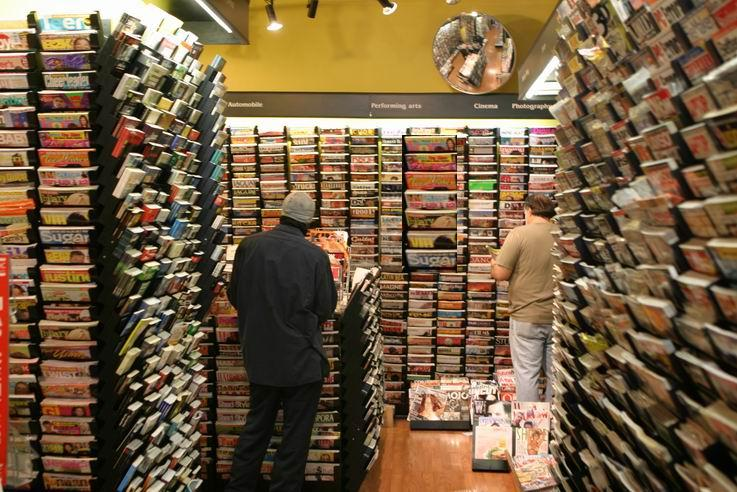
#> input picture MICC-F220/Tampered/CRW_4853tamp1.jpg, 737 x 492 px, given as the content of the folder ./even_imgs, which was not available
$ jupyter execute --allow-errors FinalProject.ipynb   (shell and % lines are left out)   (text cells are left out)
#> lines starting #> are read from the running program, lines starting #| are printed output that depends on the picture; pictures that were not available may be replaced by others from this repository, and a replacement may not be noted
[cell 1]
#Insert image
from google.colab import files
Image = files.upload()
#> the answer given: CRW_4853tamp1.jpg

[cell 2]
#Code to get frequency of first digit nunbers from DCT
data_freq = []
#> (the rest of this cell did not finish here and is left out)

#> (a cell that did not finish here is left out)

#> (a cell that did not finish here is left out)

#> (a cell that did not finish here is left out)

#> (a cell that did not finish here is left out)

[cell 7]
from google.colab import files
import math
from PIL import Image
import numpy as np
import pandas as pd
import cv2 as cv2
from google.colab.patches import cv2_imshow
from skimage import io
import glob
from tqdm import tqdm
from skimage import data, io, filters
import matplotlib.pyplot as plt
from sklearn.metrics import confusion_matrix
from sklearn.metrics import plot_confusion_matrix
from sklearn.metrics import accuracy_score
from sklearn.metrics import classification_report
from imblearn import under_sampling, over_sampling
from imblearn.over_sampling import SMOTE
import sklearn.metrics as metrics
from sklearn.tree import DecisionTreeClassifier
import shutil
import os
from sklearn.model_selection import train_test_split

[cell 8]
#Benford's Law histogram
x = np.arange(1, 10)
benford = np.log10(1 + 1 / x)
plt.figure(figsize=(10,5))
plt.bar(x, benford)
plt.title("Benford's Law Distribution")
plt.xlabel('First digit')
plt.ylabel('Probability')
plt.show()
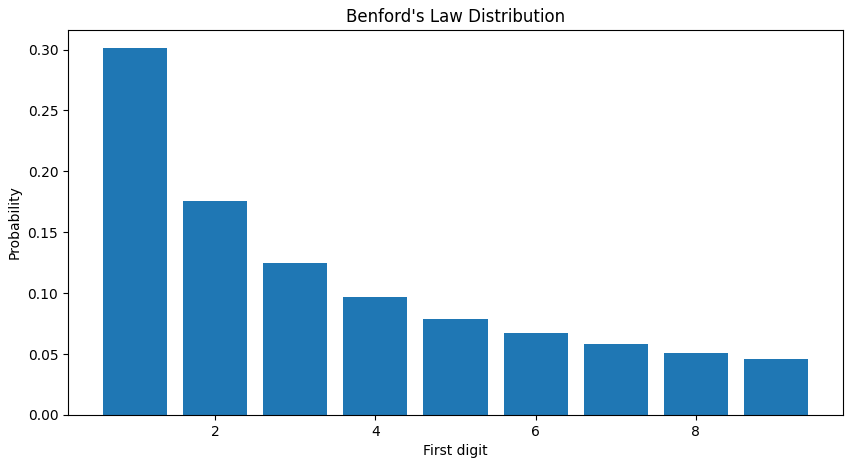
#> figure drawn by matplotlib, 1 panel; tallest bar 0.301 high, from x = 0.6 to 1.4
plt.close()

[cell 9]
#Benford's Law with a linear histogram
plt.figure(figsize=(10,5))
plt.plot(x, benford)
plt.title("Benford's Law Distribution")
plt.xlabel('First digit')
plt.ylabel('Probability')
plt.show()
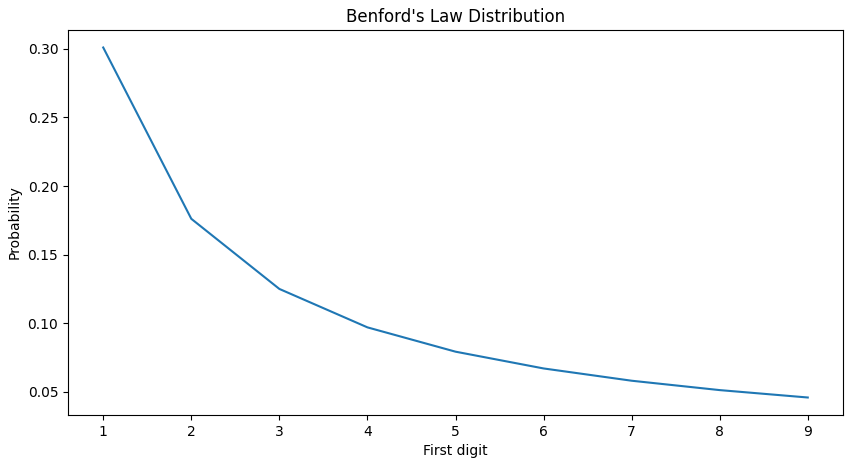
#> figure drawn by matplotlib, 1 panel
plt.close()

[cell 10]
def compute_first_digits(img, normalise=False, debug_dct=False):
    if isinstance(img, str):
        img = cv2.imread(img, cv2.IMREAD_GRAYSCALE)

    if len(img.shape) == 3 :
        img = cv2.cvtColor(img, cv2.COLOR_BGR2GRAY)

    if normalise:
        norm = cv2.normalize(img, np.zeros(img.shape), 0, 255, cv2.NORM_MINMAX)


    dct = cv2.dct(np.float32(img) / 255.0)
    dct = np.abs(dct)  # Take abs values
    if debug_dct:
        print(dct)

    min_val = dct.min()
    if min_val < 1:
        dct = np.power(10, -np.floor(np.log10(min_val)) + 1) * dct  # Scale all up to remove leading 0.00s

    if not (dct >= 1.0).all():
        raise ValueError("Error")

    digits = np.log10(dct).astype(int).astype('float32')
    first_digits = dct / np.power(10, digits)
    first_digits[(first_digits < 1.0) & (first_digits > 0.9)] = 1  # Handle edge case.
    first_digits = first_digits.astype(int)

    if not (first_digits >= 1).all() and (first_digits <= 9).all():
        raise ValueError("Error")

    return first_digits


def compute_first_digits_counts(img, normalise=False):
    first_digits = compute_first_digits(img, normalise=normalise)
    unq, counts = np.unique(first_digits, return_counts=True)
    return unq, counts

[cell 11]
#Unmount google drive
from google.colab import drive
drive.mount('/content/gdrive')

[cell 12]
#Import authentic images

[cell 13]
#Create list of images
authentic_img = []
for root, subdirs, files in os.walk("."):
  for file in files:
     if file.endswith("jpg"):
         authentic_img.append(os.path.join(root, file))

[cell 14]
#Create list of the Authentic images
authentic_img2 = [img.lstrip("./") for img in authentic_img if img.startswith("./Authentic")]

[cell 15]
img_even = []
for root, subdirs, files in os.walk("./even_imgs"):
  for file in files:
     if file.endswith("jpg"):
         img_even.append(os.path.join(root, file))

[cell 16]
#Function if image has even dimensions
from PIL import Image
import os.path
def is_img_even(file_img):
  img = Image.open(file_img)
  size = img.size
  if size[0] % 2 == 0  and size[1] % 2 == 0:
  #print("Image is even", size)
    return True
  else:
  #print("Image is odd", size)
    return False

[cell 17]
#Create folder with all even authentic images

[cell 18]
#Import even authentic images into new folder
import shutil
for img in authentic_img2:
  if is_img_even(img):
    shutil.copy(img, "./even_imgs/"+os.path.basename(img))

[cell 19]
#Create authentic dataframe with image, and the frequency of first digits
c = 0
data_freq = []
for i in img_even:

  fct = compute_first_digits(i, normalise=True, debug_dct=False)
#> in compute_first_digits, `img = cv2.imread(img, cv2.IMREAD_GRAYSCALE)`:
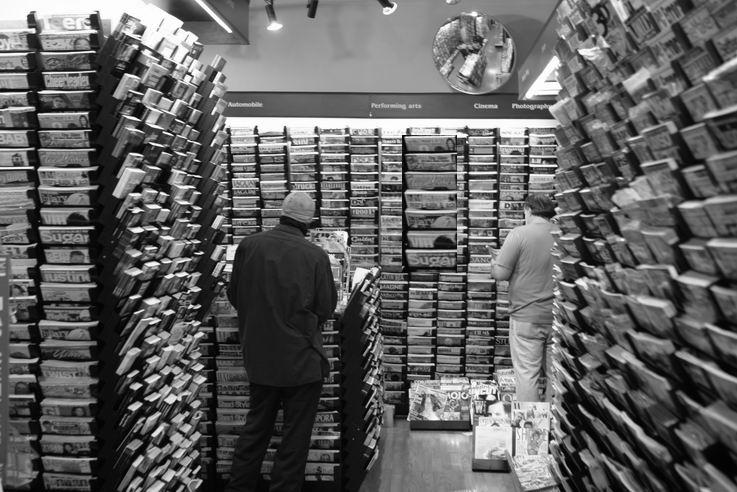
#> img: shape (492, 737); min 0, max 255, mean 97.1
#> in compute_first_digits, `min_val = dct.min()`: min_val = 1.18e-09
#> in compute_first_digits, `digits = np.log10(dct).astype(int).astype('float32')`:
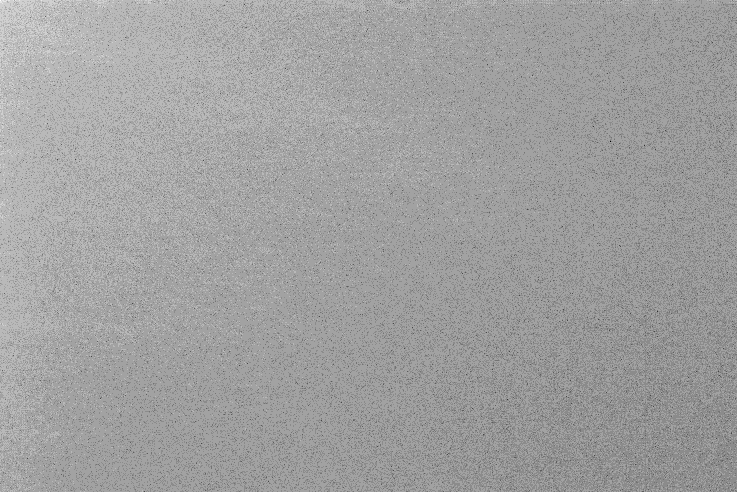
#> digits: shape (492, 737) float32; min 1, max 12, mean 7.91; drawn with min black and max white
#> in compute_first_digits, `first_digits = dct / np.power(10, digits)`:
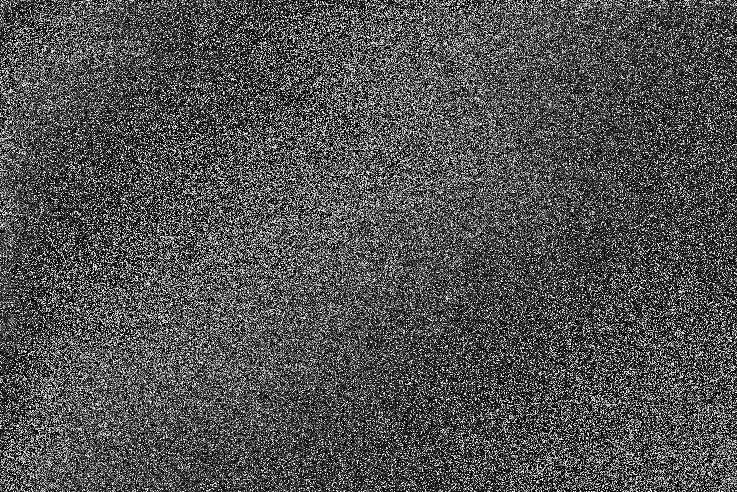
#> first_digits: shape (492, 737) float32; min 1, max 10, mean 3.88; drawn with min black and max white
  com = fct.reshape(fct.shape[0]*fct.shape[1],).tolist()
#> com = 362604 items
  freq = {}
  for item in com:
    if (item in freq):
      freq[item] += 1
    else:
      freq[item] = 1
#> this loop made 362604 passes
#> item on passes 1 to 3: 2, 9, 1
#> after the loop, freq = 9 items
  freq['Img']= i
  data_freq.append(freq)
df = pd.DataFrame(data_freq)
#> df = table of 1 rows and 10 columns

[cell 20]
df['Tampered?']= "No"

[cell 21]
df
#> Out = table of 1 rows and 11 columns

[cell 22]
#Import tampered images

[cell 23]
#Create list of images
tampered_img = []
for root, subdirs, files in os.walk("."):
  for file in files:
     if file.endswith(".jpg"):
         tampered_img.append(os.path.join(root, file))

[cell 24]
#Create list of the Tampered images
tampered_img2 = [img.lstrip("./") for img in tampered_img if img.startswith("./Tampered")]

[cell 25]
#
img_even_tampered = []
for root, subdirs, files in os.walk("./even_imgs_tampered"):
  for file in files:
     if file.endswith("jpg"):
         img_even_tampered.append(os.path.join(root, file))

[cell 26]
#Create folder with all even tampered images

[cell 27]
#Import even tampered images into
import shutil
for img in tampered_img2:
  if is_img_even(img):
    shutil.copy(img, "./even_imgs_tampered/"+os.path.basename(img))

[cell 28]
#Create tampered dataframe with image, and the frequency of first digits
c = 0
data_freq = []
for i in img_even_tampered:

  fct = compute_first_digits(i, normalise=True, debug_dct=False)
  com = fct.reshape(fct.shape[0]*fct.shape[1],).tolist()
  freq = {}
  for item in com:
    if (item in freq):
      freq[item] += 1
    else:
      freq[item] = 1
  freq['Img']= i
  data_freq.append(freq)
df2 = pd.DataFrame(data_freq)
#> df2 = table of 1 rows and 10 columns

[cell 29]
df2['Tampered?']= "Yes"

[cell 30]
df2
#> Out = table of 1 rows and 11 columns

[cell 31]
#Combine authentic and tampered dataframe
final = pd.concat([df, df2])
#> final = table of 2 rows and 11 columns

[cell 32]
#Create ID fro each image in dataframe
ids = []
for i in range(len(final)):
  ids.append("IMG"+str((i+1)))
#> this loop made 2 passes
#> after the loop, ids = ['IMG1', 'IMG2']

final['ID'] = ids

[cell 33]
#Reorganize columns
final = final[['ID','Img','Tampered?',1,2,3,4,5,6,7,8,9]]
#> final = table of 2 rows and 12 columns

[cell 34]
final
#> Out = table of 2 rows and 12 columns

[cell 35]
final.head(10)
#> Out = table of 2 rows and 12 columns

[cell 36]
from google.colab import files

final.to_csv('img_df.csv')
files.download('img_df.csv')

[cell 37]
final.info()
#| <class 'pandas.core.frame.DataFrame'>
#| Index: 2 entries, 0 to 0
#| Data columns (total 12 columns):
#|  #   Column     Non-Null Count  Dtype
#| ---  ------     --------------  -----
#|  0   ID         2 non-null      object
#|  1   Img        2 non-null      object
#|  2   Tampered?  2 non-null      object
#|  3   1          2 non-null      int64
#|  4   2          2 non-null      int64
#|  5   3          2 non-null      int64
#|  6   4          2 non-null      int64
#> (further printed lines are left out)

[cell 38]
#Count how many images of each - Do i need SMOTE?
final['Tampered?'].value_counts()

[cell 39]
#Drop ID, and Img from dataframe
final_drop = final.drop(columns=['ID', 'Img'])
#> final_drop = table of 2 rows and 10 columns

[cell 40]
#Split numerical and categorical data into two dataframes
data_num=final_drop.drop(columns=['Tampered?'])
#> data_num = table of 2 rows and 9 columns
data_cat=final_drop.drop(columns=[1,2,3,4,5,6,7,8,9])
#> data_cat = table of 2 rows and 1 columns

[cell 41]
#Get dummies for Tampered? column
y_cat=pd.get_dummies(data_cat, drop_first=True)
#> y_cat = table of 2 rows and 1 columns

[cell 42]
df = pd.concat((data_num, y_cat),axis=1)
#> df = table of 2 rows and 10 columns

[cell 43]
df
#> Out = table of 2 rows and 10 columns

[cell 44]
#Define X
X=df.drop(columns=['Tampered?_Yes'])
#> X = table of 2 rows and 9 columns

[cell 45]
#Define target y
y=df['Tampered?_Yes']

[cell 46]
tree = DecisionTreeClassifier()

[cell 47]
#train test split
X_train, X_test, y_train, y_test = train_test_split(X,y,test_size=0.3,random_state=40)
#> X_train = table of 1 rows and 9 columns; X_test = table of 1 rows and 9 columns

[cell 48]
treemodel=tree.fit(X_train,y_train)

[cell 49]
y_pred = treemodel.predict(X_test)
#> y_pred = [False]

[cell 50]
accuracy_score(y_test, y_pred)
#> Out = 0

[cell 51]
print(classification_report(y_test, y_pred))
#|               precision    recall  f1-score   support
#|        False       0.00      0.00      0.00       0.0
#|         True       0.00      0.00      0.00       1.0
#|     accuracy                           0.00       1.0
#|    macro avg       0.00      0.00      0.00       1.0
#| weighted avg       0.00      0.00      0.00       1.0

[cell 52]
cnf_matrix = confusion_matrix(y_test,y_pred)
#> cnf_matrix = [[0, 0], [1, 0]]

[cell 53]
plot_confusion_matrix(tree,X_test, y_test)
#> (this line was passed over: sklearn is not available in this run)

[cell 54]
#ROC
probs = tree.predict_proba(X_test)
#> probs = [1]
#> (the rest of this cell did not finish here and is left out)
